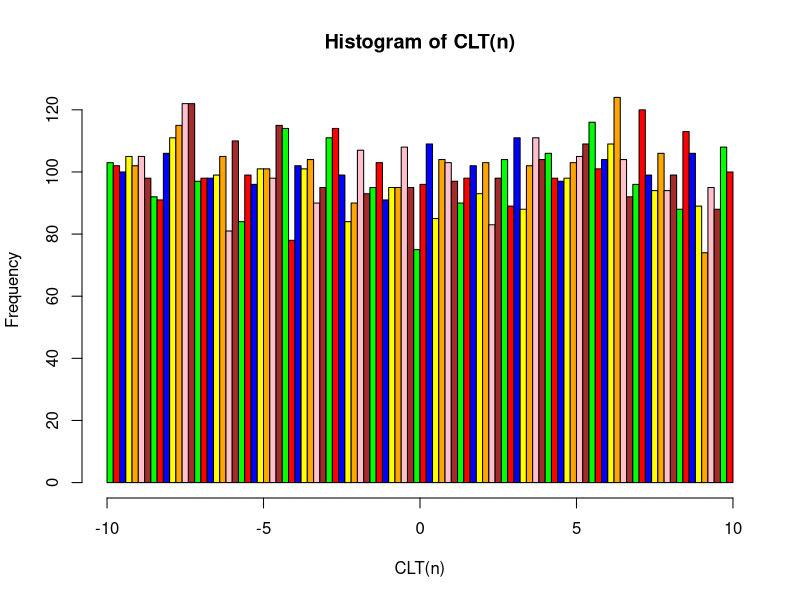
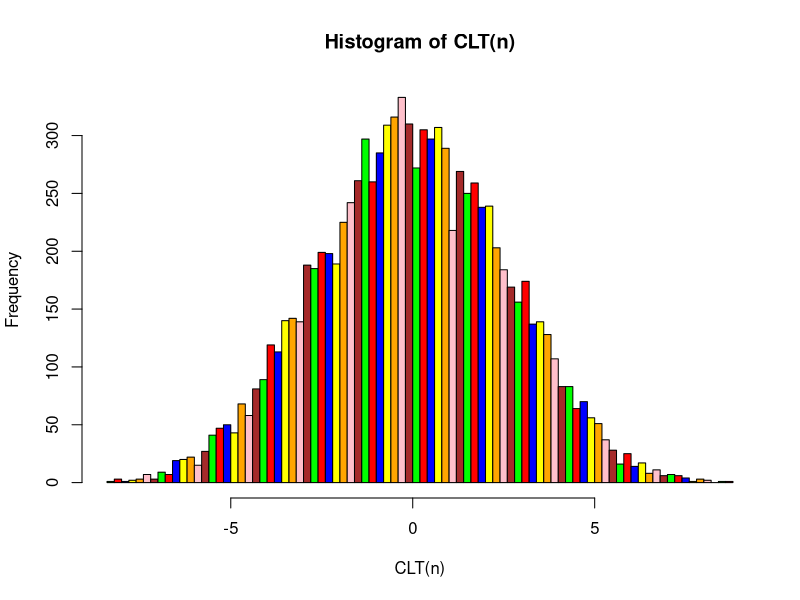
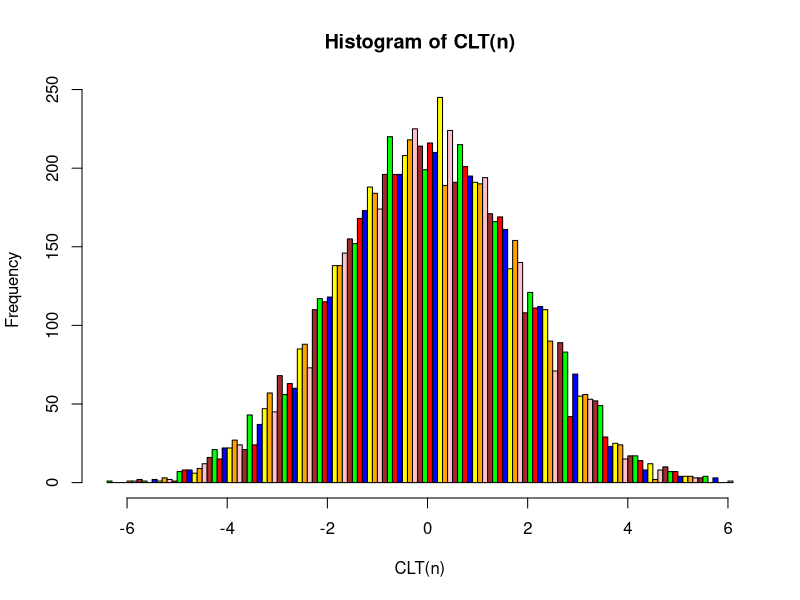
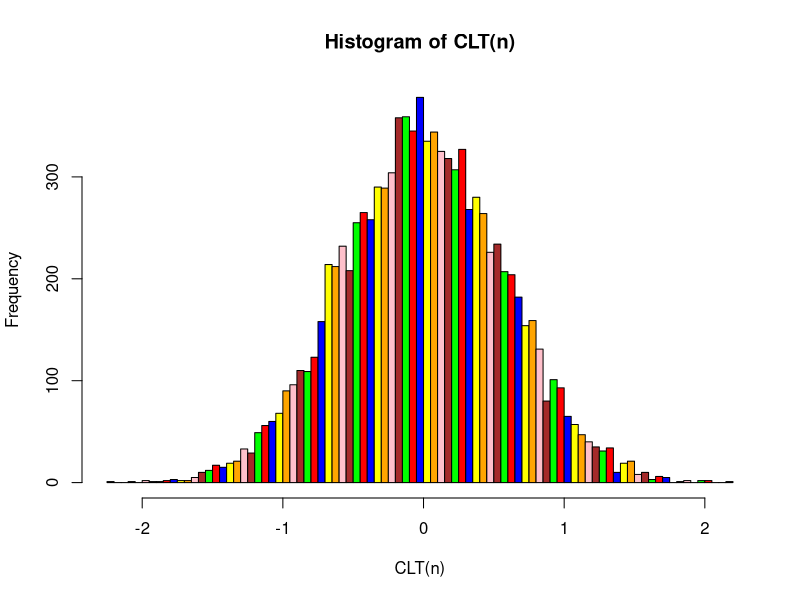
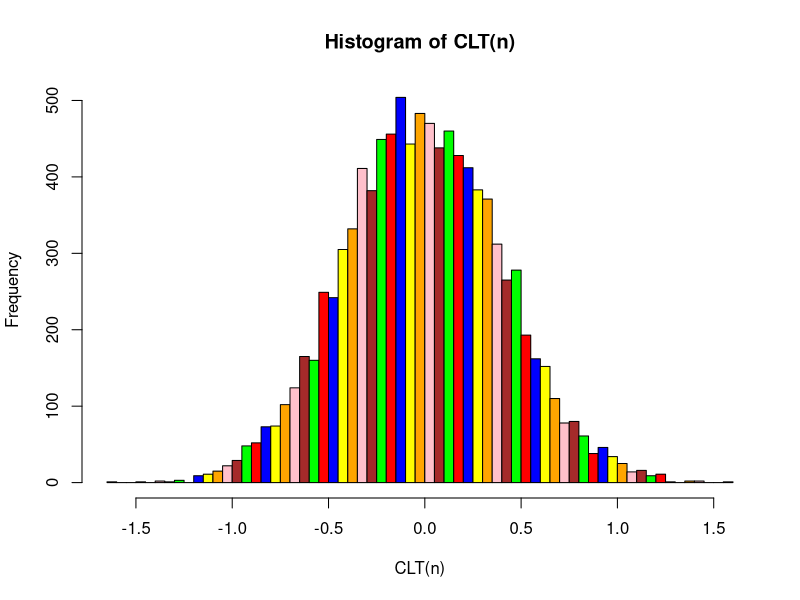
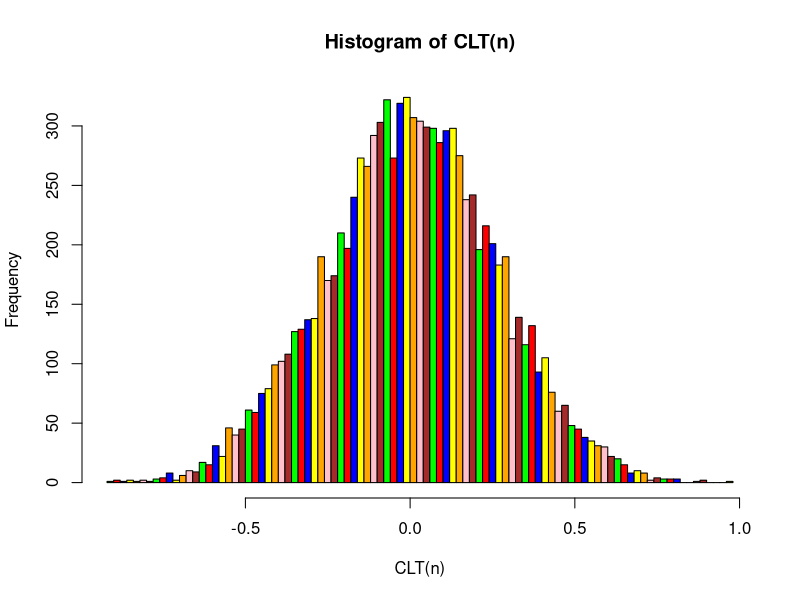
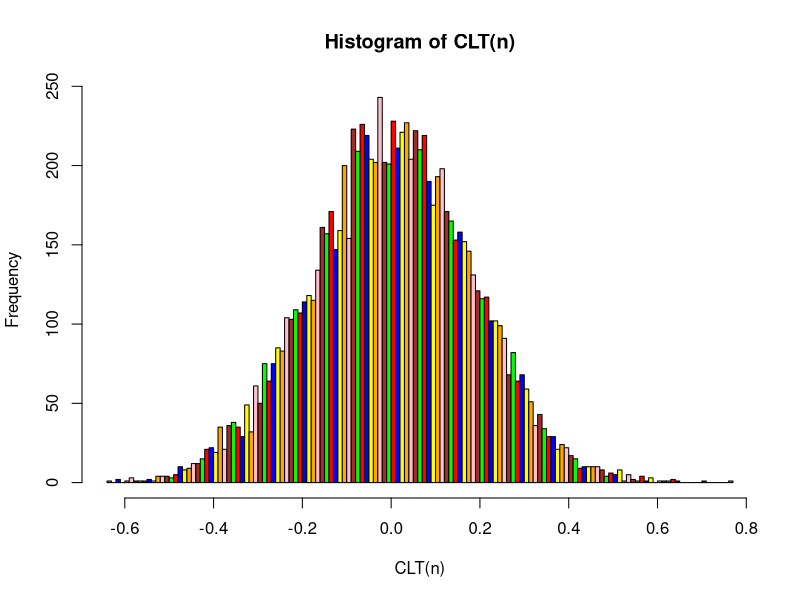

R code for these plots, in order:
#!/usr/bin/env Rscript

COLORS <- c("green", "red", "blue", "yellow", "orange", "pink", "brown")

CLT <- function(n) {
    # Scrieți o funcție care genereaza un număr de n eșantioane,
    # fiecare eșantion de dimensiune 10000, folosind distribuția
    # uniforma cu valori din intervalul [−10, 10].
    # Numărul de eșantioane n este parametrul funcției.
    # Funcția returneaza vectorul mediilor celor n eșantioane.
    medii <- c()
    for (index in 1:10000) {
        esantion <- runif(n=n, min=-10, max=10)
        medii[index] <- mean(esantion)
    }
    return(medii)
}

histograma <- function(image_name, n) {
    # Genereaza histograma pentru datele primite
    png(image_name, width=4, height=4, units="in", res=300)
    hist(CLT(n), col=COLORS, nclass=100)
    dev.off()
}

main <- function() {
    # Folosiți aceasta funcție pentru a construi histograma mediilor
    # eșantioanelor când numărul acestora n este egal cu 1, 5, 10 și
    # 100, respectiv.
    # Observați modificarile histogramei când valorile lui n cresc.
    for (valoare in c(1, 5, 10, 100, 200, 500, 1000)) {
        histograma(paste('histograma-', valoare, '.png', seq=""), valoare)
    }
}

main()
